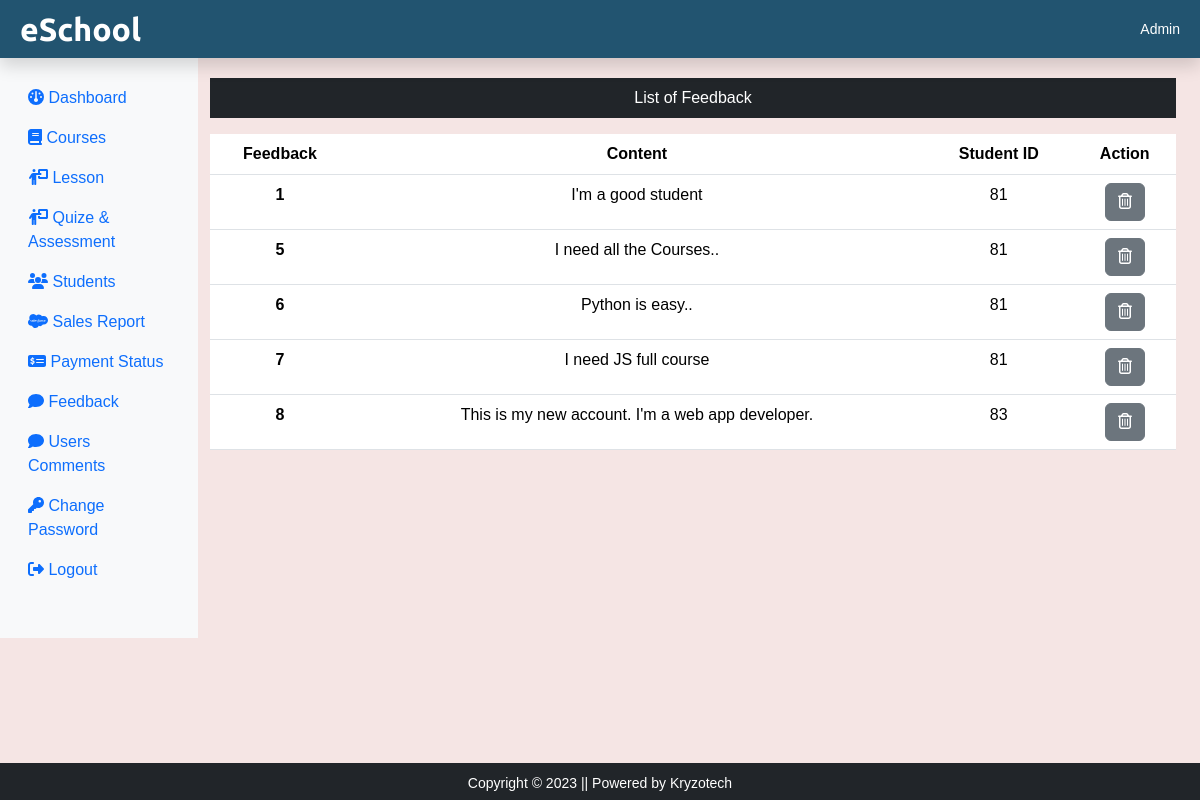
The app's page /eSchool/admin/feedback.php (signed in) with its own data.
### tables this page shows
CREATE TABLE `feedback` (
  `f_id` int(11) NOT NULL,
  `f_content` text NOT NULL,
  `stu_id` int(11) NOT NULL
);

### eSchool/admin/feedback.php (the view, shortened to what this page needs)
<?php
include('../admin/includes/header.php');
include_once('../admin/includes/dbconnection.php');
?>
<div class="col-sm-10 mt-5">
	<p class="text-center bg-dark text-white p-2">List of Feedback</p>
	<?php
		$sql = "SELECT * FROM feedback";
		$result = $conn->query($sql);
		if ($result->num_rows > 0) {
		    echo '
		    <table class="text-center table">
		        <thead>
		            <tr>
		                <th scope="col">Feedback</th>
		                <th scope="col">Content</th>
		                <th scope="col">Student ID</th>
		                <th scope="col">Action</th>
		            </tr>
		        </thead>
		        <tbody>';
		    while ($row = $result->fetch_assoc()) {
		        echo '<tr>';
		        echo '<th scope="row">' . $row["f_id"] . '</th>';
		        echo '<td>' . $row["f_content"] . '</td>';
		        echo '<td>' . $row["stu_id"] . '</td>';
		        echo '<td>
		            <form action="" method="POST" class="d-inline">
		                <input type="hidden" name="id" value=' . $row["f_id"] . '>
		                <button class="btn btn-secondary" name="delete" value="Delete">
		                    <i class="far fa-trash-alt"></i>
		                </button>
		            </form>
		        </td>';
		        echo '</tr>';
		    }
		    echo '</tbody>
		    </table>';
		}
		else{
			echo "0 Result";
		}
	?>
</div>
<?php include('../admin/includes/footer.php')?>

### eSchool/assets/css/style.css (style rules this page uses)
body { background-color: gray; }

### eSchool/assets/css/adminstyle.css (style rules this page uses)
body { background-color: #f5e5e4; font-family: sans-serif; margin: 0; padding: 0; }

### records on screen
feedback: f_id "1", f_content "I'm a good student", stu "81"
feedback: f_id "5", f_content "I need all the Courses..", stu "81"
feedback: f_id "6", f_content "Python is easy..", stu "81"
feedback: f_id "7", f_content "I need JS full course", stu "81"
feedback: f_id "8", f_content "This is my new account. I'm a web app developer.", stu "83"
